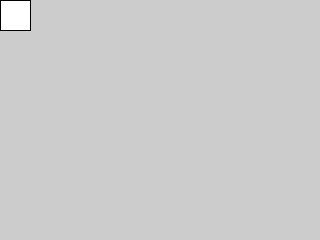
Frame 1 (no input)
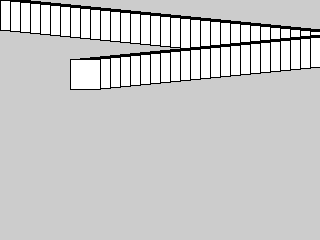
Frame 60 (the mouse pressed at the canvas centre just before this capture)
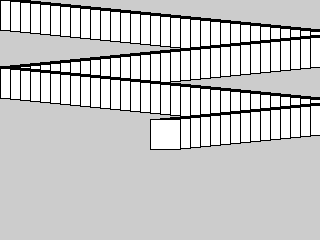
Frame 120 (the mouse held since frame 60 and released just before this capture)

The Processing sketch that drew these frames (run headless with seeded random() and noise(); from frame 60 on, the mouse is pressed at the canvas centre):

// Processing sketch: Class7_IfBackForward
// ── Class7_IfBackForward.pde

// initial value for x and its speed
int x = 0;
int xSpeed = 10;

int y = 0;
int ySpeed = 1;

void setup() {
  size(320,240);
}

void draw() {
//  background(255);
  rect(x, y, 30, 30);

  // make x go forward
  x+=xSpeed;
 
  // make x go back and forth
  if(x>width || x<0){
    // multiply the speed by negative to reverse it
    xSpeed = xSpeed * -1;
  } 
    
  println(x);
    // make y go forward
  y+=ySpeed;
 
  // make x reset
  if(y>height){
    // reset x to 0
    y = 0;
  }
}
